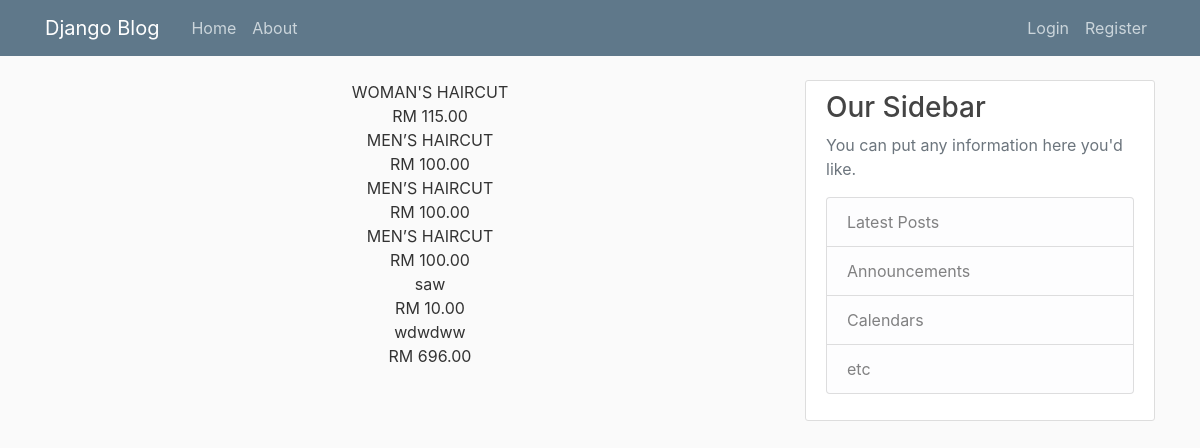
The page /price/ on the database its author committed.
### info/models.py (models this page shows, shortened)
class Price(models.Model):
	name= models.CharField(max_length=50)
	price= models.DecimalField(max_digits= 5, decimal_places=2)

### info/views.py (the view)
# urls.py: path('price/', views.price, name='info-price'),
def price(request):
	context= {
		'prices': Price.objects.all()
	}
	return render(request, 'info/price.html', context)

### info/templates/info/price.html
{% extends "info/base.html" %}
{% block content %}
  {% for price in prices %}
  <ul class="priceul">
    <li> {{ price.name }}</li>
    <li> RM {{ price.price }}</li>
  </ul>
  {% endfor %}
{% endblock content %}

### info/static/info/main.css (style rules this page uses)
body { background: #fafafa; color: #333333; margin-top: 5rem; }
ul { margin: 0; }

### info/static/info/price.css (style rules this page uses)
.priceul { list-style-type: none; text-align: center; }

### rows shown on the page
Price: name "WOMAN'S HAIRCUT", price "115.00"
Price: name "MEN’S HAIRCUT", price "100.00"
Price: name "MEN’S HAIRCUT", price "100.00"
Price: name "MEN’S HAIRCUT", price "100.00"
Price: name "saw", price "10.00"
Price: name "wdwdww", price "696.00"
